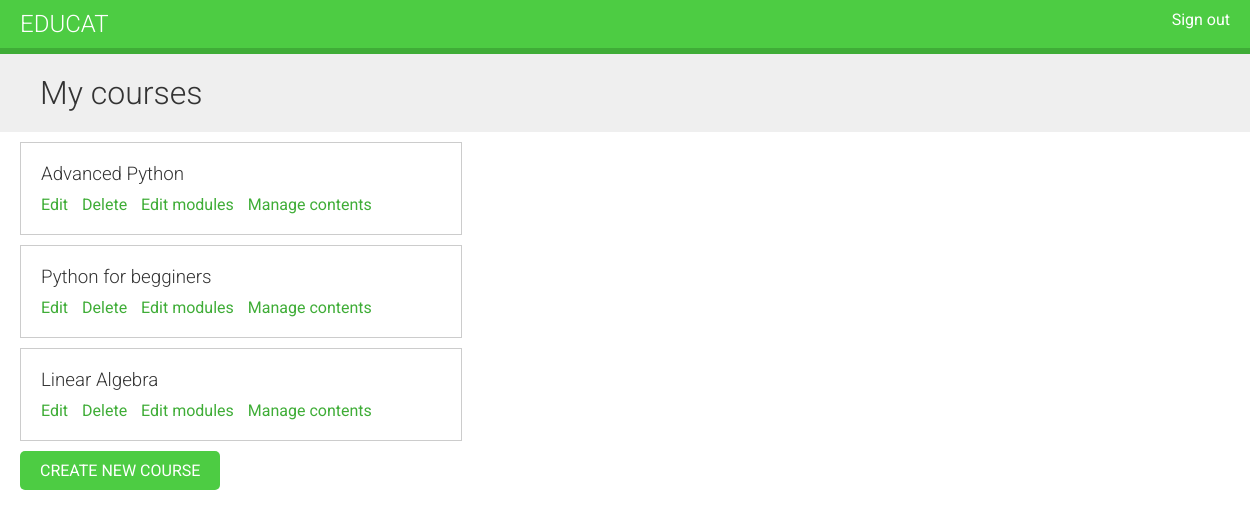
The page /course/mine/ (signed in) on the database as committed earlier.
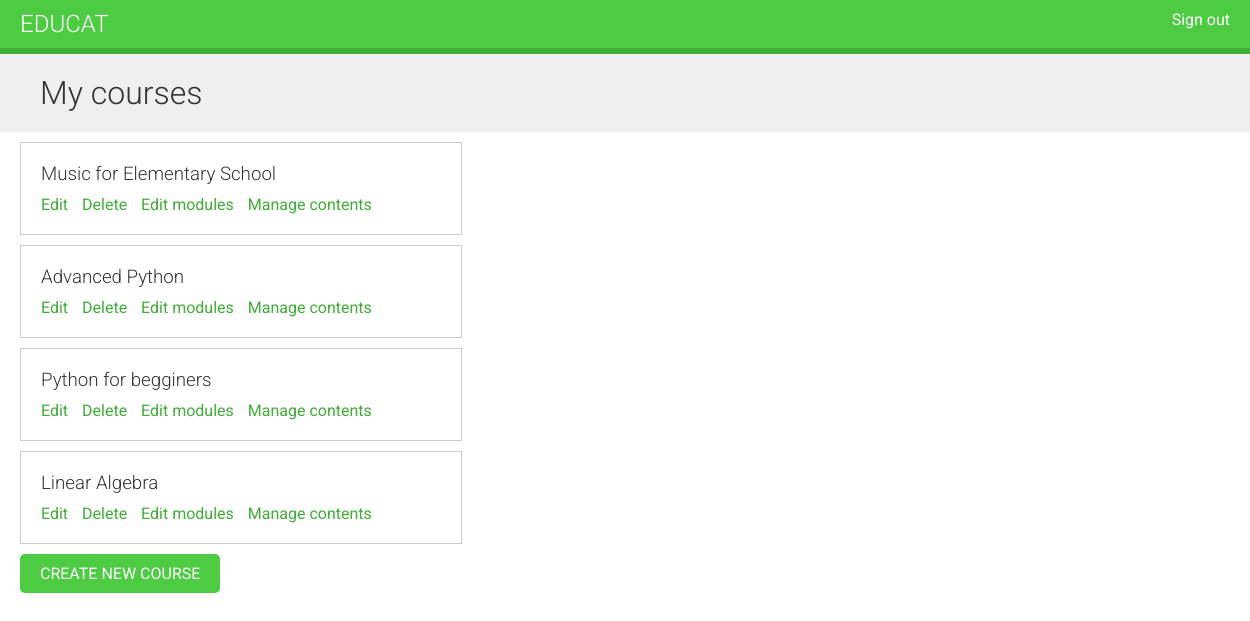
The same page on the database as committed later.
### courses/models.py (models this page shows, shortened)
class Course(models.Model):
    owner = models.ForeignKey(User,
                              related_name='courses_created',
                              on_delete=models.CASCADE)
    subject = models.ForeignKey(Subject,
                                related_name='courses',
                                on_delete=models.CASCADE)
    title = models.CharField(max_length=200)
    slug = models.SlugField(max_length=200, unique=True)
    overview = models.TextField()
    created = models.DateTimeField(auto_now_add=True)
    students = models.ManyToManyField(User,
                                      related_name='courses_joined',
                                      blank=True)
    class Meta:
        ordering = ['-created']

### courses/views.py (the view)
class ManageCourseListView(OwnerCourseMixin, ListView):
    template_name = 'course/manage/course/list.html'
    permission_required = 'courses.view_course'

### courses/views.py (called while the page is built)
    def get_queryset(self):
        qs = super().get_queryset().filter(owner=self.request.user)
        return qs

### courses/templates/course/manage/course/list.html (shortened to what this page needs)
{% extends "base.html" %}
{% block content %}
    <h1>My courses</h1>
    <div class="module">
        {% for course in object_list %}
            <div class="course-info">
                <h3>{{ course.title }}</h3>
                <p>
                    <a href="{% url "course_edit" course.id %}">Edit</a>
                    <a href="{% url "course_delete" course.id %}">Delete</a>
                    <a href="{% url "course_module_update" course.id %}">Edit modules</a>
                    {% if course.modules.count > 0 %}
                        <a href="{% url "module_content_list" course.modules.first.id %}">Manage contents</a>
                    {% endif %}
                </p>
            </div>
        {% empty %}
            <p>You haven't created any courses yet.</p>
        {% endfor %}
        <p>
            <a href="{% url "course_create" %}" class="button">Create new course</a>
        </p>
    </div>
{% endblock %}

Rows that differ between the two databases and show on the page:
added Course: title "Music for Elementary School", shows "Manage contents"
